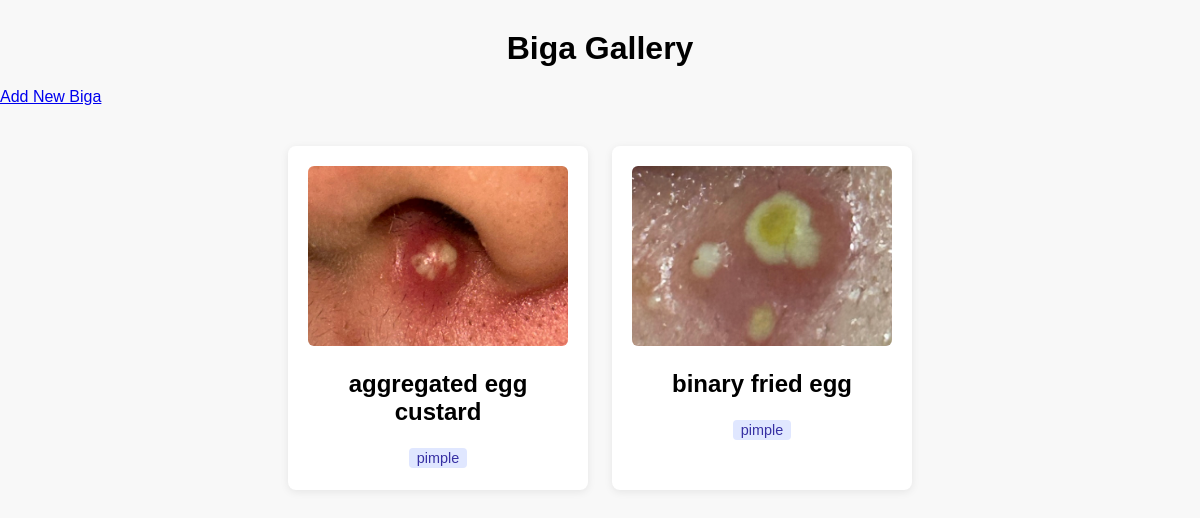
Before: / with the older database file.
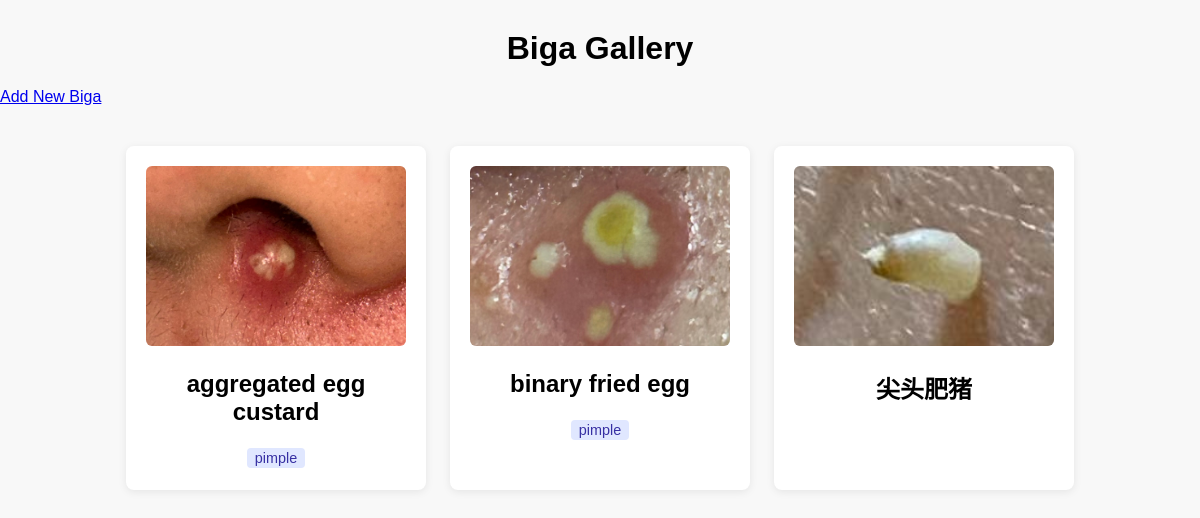
After: the same page with the newer database file.
### tables this page shows
CREATE TABLE "bigas" (
                id INTEGER PRIMARY KEY AUTOINCREMENT,
                name TEXT NOT NULL,
                description TEXT,
                image TEXT,
                labels TEXT
            );

### app.py (the view)
@app.route('/')
def gallery():
    conn = sqlite3.connect(DB_PATH)
    c = conn.cursor()
    c.execute('SELECT id, name, description, image, labels FROM bigas')
    bigas = [
        {
            'id': row[0],
            'name': row[1],
            'description': row[2],
            'image': row[3],
            'labels': row[4].split(',') if row[4] else []
        }
        for row in c.fetchall()
    ]
    conn.close()
    return render_template('gallery.html', bigas=bigas)

### templates/gallery.html (shortened to what this page needs)
<!DOCTYPE html>
<html lang="en">
<head>
    <link rel="stylesheet" href="/static/style.css">
</head>
<body>
    <h1>Biga Gallery</h1>
    <a href="/add" class="add-biga-btn">Add New Biga</a>
    <div class="gallery">
        {% for biga in bigas %}
        <div class="biga-card">
            <img src="/static/images/{{ biga.image }}.jpg" alt="{{ biga.name }}">
            <h2>{{ biga.name }}</h2>
            <div class="labels">
                {% for label in biga.labels %}
                <span class="label">{{ label }}</span>
                {% endfor %}
            </div>
        </div>
        {% endfor %}
    </div>
</body>
</html>

### static/style.css (style rules this page uses)
body { font-family: Arial, sans-serif; background: #f8f8f8; margin: 0; padding: 0; }
h1 { text-align: center; margin-top: 30px; }
.gallery { display: flex; flex-wrap: wrap; justify-content: center; gap: 24px; margin: 40px auto; max-width: 1200px; }
.biga-card { background: #fff; border-radius: 8px; box-shadow: 0 2px 8px rgba(0,0,0,0.08); padding: 20px; width: 260px; text-align: center; }
.biga-card img { width: 100%; height: 180px; object-fit: cover; border-radius: 6px; }
.labels { margin-top: 10px; }
.label { display: inline-block; background: #e0e7ff; color: #3730a3; border-radius: 4px; padding: 2px 8px; margin: 2px; font-size: 0.9em; }

Changed rows visible on the page:
added bigas: image (picture), name "尖头肥猪", shown under "Biga Gallery"
